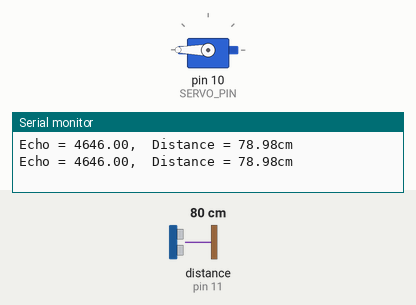
A sketch run on a simulated Arduino Uno, built with avr-gcc and run on an emulated ATmega328P. Parts: servo, the last lines printed to the serial monitor. Wiring (inferred from the names in the program): ultrasonic range finder: trigger pin 12; echo pin 11. Inputs (shaded band) come from the test bench; at power-on: distance to the obstacle (sensor on pin 11) 80 cm. The echo pulse lasts 58.3 µs per cm.

Above: at 7.2 s.
7.3 s: distance to the obstacle (sensor on pin 11) set to 33 cm
12.2 s: distance to the obstacle (sensor on pin 11) set to 28 cm
At 13.56 s:
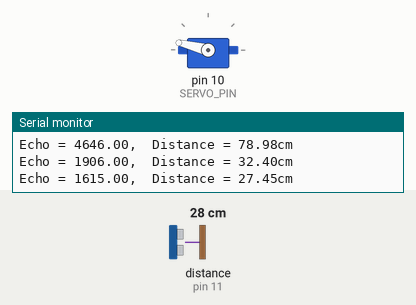
At 19.7 s:
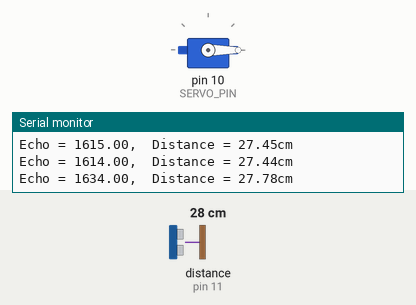
Timing chart, 0 to 21.2 s (numbered marks = the images above; inputs shaded):
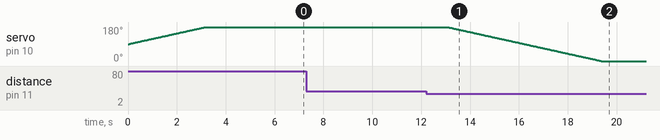

The sketch:

DistanceSersor.ino
```cpp
#include <Servo.h>

#define PIN_TRIG 12
#define PIN_ECHO 11
#define SERVO_PIN 10

Servo myservo;
float cm;
float temp;

void setup() {
  Serial.begin(9600);
  pinMode(PIN_TRIG, OUTPUT);
  pinMode(PIN_ECHO, INPUT);
  myservo.attach(SERVO_PIN);
  myservo.write(90); // 设置舵机初始角度为90度
}

void gradualMove(int currentPos, int newPos) {
  int stepDelay = 35; // 控制舵机移动速度的延迟时间，数值越大移动越慢
  if (currentPos < newPos) {
    for (int pos = currentPos; pos <= newPos; pos++) {
      myservo.write(pos);
      delay(stepDelay);
    }
  } else {
    for (int pos = currentPos; pos >= newPos; pos--) {
      myservo.write(pos);
      delay(stepDelay);
    }
  }
}

void loop() {
  digitalWrite(PIN_TRIG, LOW);
  delayMicroseconds(2);
  digitalWrite(PIN_TRIG, HIGH);
  delayMicroseconds(10);
  digitalWrite(PIN_TRIG, LOW);

  temp = float(pulseIn(PIN_ECHO, HIGH));
  cm = (temp * 17) / 1000;

  Serial.print("Echo = ");
  Serial.print(temp);
  Serial.print(",  Distance = ");
  Serial.print(cm);
  Serial.println("cm");

  int currentPos = myservo.read();
  if (cm < 30) {
    gradualMove(currentPos, 0); // 0度为舵机的顺时针方向
  } else {
    gradualMove(currentPos, 270); // 270度为舵机的初始位置
  }

  delay(100);
}
```

Measured:
- the behaviour switches between 31 and 30 cm on distance to the obstacle (sensor on pin 11) (found by bisection; images 0 and 1)
- after the input at 12.2 s, servo on pin 10 (SERVO_PIN): moves from 180° to 0° over 6.3 s, starting after 0.89 s
